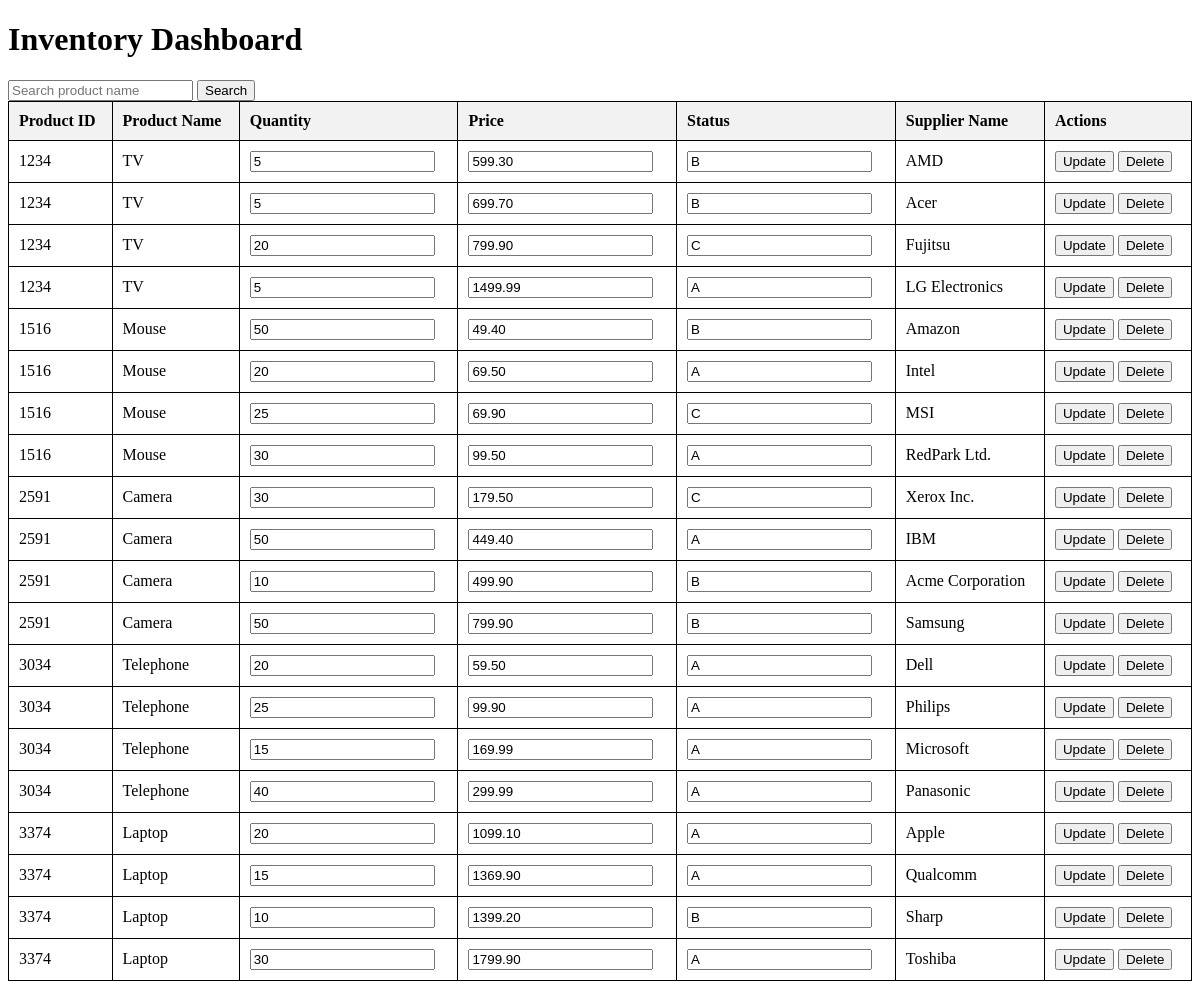
Page /dashboard.php on the committed database.
### tables this page shows
CREATE TABLE `producttable` (
  `ProductID` int NOT NULL AUTO_INCREMENT,
  `ProductName` varchar(255) NOT NULL,
  `Description` varchar(255) DEFAULT NULL,
  `Price` decimal(10,2) NOT NULL,
  `Quantity` int DEFAULT NULL,
  `Status` char(1) DEFAULT NULL,
  `SupplierID` int DEFAULT NULL,
  PRIMARY KEY (`ProductID`,`Price`),
  KEY `SupplierID` (`Description`),
  KEY `fk_supplier_idx` (`SupplierID`),
  CONSTRAINT `fk_supplier` FOREIGN KEY (`SupplierID`) REFERENCES `suppliertable` (`SupplierID`)
);

CREATE TABLE `suppliertable` (
  `SupplierID` int NOT NULL AUTO_INCREMENT,
  `SupplierName` varchar(255) NOT NULL,
  `ContactName` varchar(255) DEFAULT NULL,
  `Phone` varchar(50) DEFAULT NULL,
  `Email` varchar(255) DEFAULT NULL,
  PRIMARY KEY (`SupplierID`)
);

### dashboard.php (the view, shortened to what this page needs)
<?php
$servername = "localhost";
$username = "root";
$password = "";
$dbname = "cp476";
$conn = new mysqli($servername, $username, $password, $dbname);
$result = null;
if ($_SERVER['REQUEST_METHOD'] == 'POST') {
    if (isset($_POST['query'])) {
        $search = $_POST['search'];
        $stmt = $conn->prepare("SELECT pt.ProductID, pt.ProductName, pt.Quantity, pt.Price, pt.Status, st.SupplierName
                                FROM `producttable` pt
                                JOIN `suppliertable` st ON pt.SupplierID = st.SupplierID
                                WHERE pt.ProductName LIKE ?");
        $search_param = "%" . $search . "%";
        $stmt->bind_param("s", $search_param);
        $stmt->execute();
        $result = $stmt->get_result();
    } elseif (isset($_POST['update'])) {
        $productID = $_POST['productID'];
        $oldPrice = $_POST['oldPrice'];
        $quantity = $_POST['quantity'];
        $newPrice = $_POST['price'];
        $status = $_POST['status'];
        $stmt = $conn->prepare("UPDATE `producttable` SET Quantity = ?, Price = ?, Status = ? WHERE ProductID = ? AND Price = ?");
        if ($stmt) {
            $stmt->bind_param("idsid", $quantity, $newPrice, $status, $productID, $oldPrice);
            $stmt->execute();
            $stmt->close();
        } else {
            echo "<div>Prepare failed: " . $conn->error . "</div>";
        }
        header("Location: dashboard.php");
        exit;
    } elseif (isset($_POST['delete'])) {
        $productID = $_POST['productID'];
        $price = $_POST['oldPrice'];
        $stmt = $conn->prepare("DELETE FROM `producttable` WHERE ProductID = ? AND Price = ?");
        $stmt->bind_param("id", $productID, $price);
        $stmt->execute();
        header("Location: dashboard.php");
        exit;
    }
} else {
    $stmt = $conn->prepare("SELECT pt.ProductID, pt.ProductName, pt.Quantity, pt.Price, pt.Status, st.SupplierName
                            FROM `producttable` pt
                            JOIN `suppliertable` st ON pt.SupplierID = st.SupplierID");
    $stmt->execute();
    $result = $stmt->get_result();
}
?>
<!DOCTYPE html>
<html lang="en">
<head>
</head>
<body>
    <h1>Inventory Dashboard</h1>
    <form method="post" action="">
        <input type="text" name="search" placeholder="Search product name">
        <button type="submit" name="query">Search</button>
    </form>
    <?php
    if ($result && $result->num_rows > 0) {
        echo "<table>
                <tr>
                    <th>Product ID</th>
                    <th>Product Name</th>
                    <th>Quantity</th>
                    <th>Price</th>
                    <th>Status</th>
                    <th>Supplier Name</th>
                    <th>Actions</th>
                </tr>";
        while ($row = $result->fetch_assoc()) {
            echo "<tr>
                    <form method='post' action=''>
                        <td>" . $row["ProductID"] . "</td>
                        <td>" . $row["ProductName"] . "</td>
                        <td><input type='number' name='quantity' value='" . $row["Quantity"] . "'></td>
                        <td><input type='text' name='price' value='" . $row["Price"] . "'></td>
                        <td><input type='text' name='status' value='" . $row["Status"] . "'></td>
                        <td>" . $row["SupplierName"] . "</td>
                        <td>
                            <input type='hidden' name='productID' value='" . $row["ProductID"] . "'>
                            <input type='hidden' name='oldPrice' value='" . $row["Price"] . "'>
                            <button type='submit' name='update'>Update</button>
                            <button type='submit' name='delete'>Delete</button>
                        </td>
                    </form>
                  </tr>";
        }
        echo "</table>";
    } else {
        echo "0 results";
    }
    ?>
</body>
</html>

### dashboard.php (style rules this page uses)
table { width: 100%; border-collapse: collapse; }
table, th, td { border: 1px solid black; }
th, td { padding: 10px; text-align: left; }
th { background-color: #f2f2f2; }

### rows in the picture
producttable: ProductID "1234", ProductName "TV", quantity "5", price "599.30", status "B", SupplierID.SupplierName "AMD"
producttable: ProductID "1234", ProductName "TV", quantity "5", price "699.70", status "B", SupplierID.SupplierName "Acer"
producttable: ProductID "1234", ProductName "TV", quantity "20", price "799.90", status "C", SupplierID.SupplierName "Fujitsu"
producttable: ProductID "1234", ProductName "TV", quantity "5", price "1499.99", status "A", SupplierID.SupplierName "LG Electronics"
producttable: ProductID "1516", ProductName "Mouse", quantity "50", price "49.40", status "B", SupplierID.SupplierName "Amazon"
producttable: ProductID "1516", ProductName "Mouse", quantity "20", price "69.50", status "A", SupplierID.SupplierName "Intel"
producttable: ProductID "1516", ProductName "Mouse", quantity "25", price "69.90", status "C", SupplierID.SupplierName "MSI"
producttable: ProductID "1516", ProductName "Mouse", quantity "30", price "99.50", status "A", SupplierID.SupplierName "RedPark Ltd."
producttable: ProductID "2591", ProductName "Camera", quantity "30", price "179.50", status "C", SupplierID.SupplierName "Xerox Inc."
producttable: ProductID "2591", ProductName "Camera", quantity "50", price "449.40", status "A", SupplierID.SupplierName "IBM"
producttable: ProductID "2591", ProductName "Camera", quantity "10", price "499.90", status "B", SupplierID.SupplierName "Acme Corporation"
producttable: ProductID "2591", ProductName "Camera", quantity "50", price "799.90", status "B", SupplierID.SupplierName "Samsung"
producttable: ProductID "3034", ProductName "Telephone", quantity "20", price "59.50", status "A", SupplierID.SupplierName "Dell"
producttable: ProductID "3034", ProductName "Telephone", quantity "25", price "99.90", status "A", SupplierID.SupplierName "Philips"
producttable: ProductID "3034", ProductName "Telephone", quantity "15", price "169.99", status "A", SupplierID.SupplierName "Microsoft"
producttable: ProductID "3034", ProductName "Telephone", quantity "40", price "299.99", status "A", SupplierID.SupplierName "Panasonic"
producttable: ProductID "3374", ProductName "Laptop", quantity "20", price "1099.10", status "A", SupplierID.SupplierName "Apple"
producttable: ProductID "3374", ProductName "Laptop", quantity "15", price "1369.90", status "A", SupplierID.SupplierName "Qualcomm"
producttable: ProductID "3374", ProductName "Laptop", quantity "10", price "1399.20", status "B", SupplierID.SupplierName "Sharp"
producttable: ProductID "3374", ProductName "Laptop", quantity "30", price "1799.90", status "A", SupplierID.SupplierName "Toshiba"
